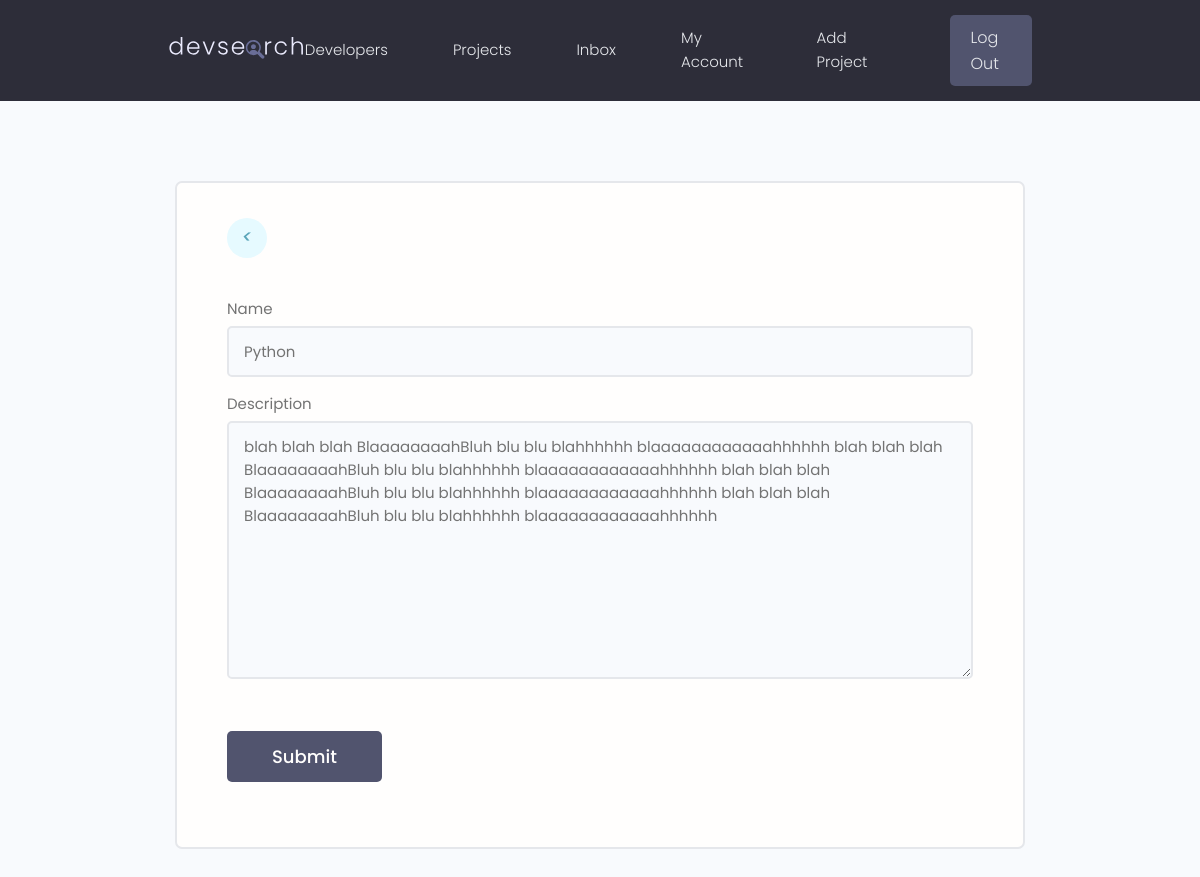
Screenshot of /update-skill/4a3e65b4-6710-48c2-a5e0-675ec0555f8a/?next=/account (signed in) with the database file from the repository.
### users/models.py (models this page shows, shortened)
class Skill(models.Model):
    owner = models.ForeignKey(Profile, on_delete=models.CASCADE, null=True, blank=True)
    name = models.CharField(max_length=200, blank=True, null=True)
    description = models.TextField(blank=True, null=True)
    created = models.DateTimeField(auto_now_add=True)
    id = models.UUIDField(
        default=uuid.uuid4, unique=True, primary_key=True, editable=False
    )

### users/views.py (the view)
# urls.py: path("update-skill/<str:pk>/", views.updateSkill, name="update-skill"),
@login_required(login_url="login")
def updateSkill(requests, pk):
    profile = requests.user.profile
    skillObj = profile.skill_set.get(id=pk)
    form = SkillForm(instance=skillObj)
    if requests.method == "POST":
        form = SkillForm(requests.POST, instance=skillObj)
        if form.is_valid():
            form.save()
            messages.success(requests, "Skill was updated!")
            return redirect("userAccount")
    context = {"form": form}
    return render(requests, "users/skill_form.html", context)

### users/forms.py
class SkillForm(ModelForm):
    class Meta:
        model = Skill
        fields = "__all__"
        exclude = [
            "owner",
            "created",
            "id",
        ]
    def __init__(self, *args: any, **kwargs: any) -> None:
        super(SkillForm, self).__init__(*args, **kwargs)
        for name, field in self.fields.items():
            field.widget.attrs.update({"class": "input"})

### users/templates/users/skill_form.html (shortened to what this page needs)
{% extends 'main.html' %}
{% block content %}
<main class="formPage my-xl">
    <div class="content-box">
        <div class="formWrapper">
            <a class="backButton" href="{{request.GET.next}}"><i class="im im-angle-left"> < </i></a>
            <br>
            <form class="form" method="POST" action="" enctype="multipart/form-data">
                {% for field in form %}
                <div class="form__field">
                    <label for="formInput#text">{{field.label}}</label>
                    {{field}}
                </div>
                {% endfor %}
                <input class="btn btn--sub btn--lg  my-md" type="submit" value="Submit" />
            </form>
        </div>
    </div>
</main>
{% endblock %}

### static/styles/app.css (style rules this page uses)
:root { --color-sub: #2d2d39; }
.btn--sub { background-color: var(--color-sub-light); }
.content-box { width: 95%; max-width: 85rem; margin: 0 auto; }
.backButton { background: var(--color-main-light); color: var(--color-main); width: 4rem; height: 4rem; display: flex; align-items: center; justify-content: center; border-radius: 50%; }
.backButton i { font-size: 1.8rem; }
.formPage .formWrapper { list-style: none; background: var(--color-white); padding: 3.5rem 5rem; border: 2px solid var(--color-light); border-radius: 0.7rem; }

### static/uikit/styles/modules/_variables.css (style rules this page uses)
:root { --color-main: #5aa5b9; --color-main-light: #e6faff; --color-sub: #3f4156; --color-sub-light: #51546e; --color-sub-lighter: #ededfd; --color-text: #737373; --color-gray: #8b8b8b; --color-light: #e5e7eb; --color-light-gray: #767676; --color-bg: #f8fafd; --color-white: #fffefd; --color-white-light: #f3f3f3; --color-success: #359e64; --color-success-bg: #def8e8; --color-error: #fc4b0b; --color-error-bg: #fff2ee; --font-base: 'Poppins', arial, helvetica, 'Segoe UI', roboto, ubuntu, sans-serif; --font-monospace: 'Fira Code', 'Courier New', courier, monospace; --font-regular: 300; --font-medium: 500; --font-bold: 700; --generic-shadow: 1px 1px 5px #00000010; --generic-transition: all 0.3s ease-in-out; }

### static/uikit/styles/modules/_base.css (style rules this page uses)
* { margin: 0; padding: 0; box-sizing: border-box; text-rendering: optimizeLegibility; color: inherit; font-size: inherit; }
html { font-size: 50%; }
@media only screen and (min-width: 480px) { html { font-size: 56.25%; } }
@media only screen and (min-width: 1200px) { html { font-size: 62.5%; } }
body { line-height: 1.6; font-weight: 400; font-size: 1.5rem; color: var(--color-text); background-color: var(--color-bg); min-height: 100vh; }

### static/uikit/styles/modules/_typography.css (style rules this page uses)
* { font-family: var(--font-base); }
a { padding-bottom: 2px; text-decoration: none; display: inline-block; color: var(--color-main); font-weight: var(--font-medium); }

### static/uikit/styles/modules/_utilities.css (style rules this page uses)
.my-md { margin: 3rem auto; }
.my-xl { margin: 8rem auto; }

### static/uikit/styles/modules/_button.css (style rules this page uses)
.btn { display: inline-block; position: relative; cursor: pointer; background-color: var(--color-light); font-weight: var(--font-medium); color: var(--color-sub); text-decoration: none; padding: 1rem 2rem; border-radius: 0.5rem; border: none; width: -webkit-fit-content; width: -moz-fit-content; width: fit-content; height: -webkit-fit-content; height: -moz-fit-content; height: fit-content; font-size: 1.6rem; outline-width: 0; outline-color: transparent; -webkit-backface-visibility: hidden; backface-visibility: hidden; transition: all 0.3s ease-in-out; }
.btn--sub { background-color: var(--color-sub); color: var(--color-white); }
.btn--lg { font-size: 1.8rem; padding: 1.2rem 4.5rem; }

### static/uikit/styles/modules/_form.css (style rules this page uses)
.form { display: block; }
.form__field { margin-top: 1.5rem; margin-bottom: 1.5rem; }
.form__label, .form__field > label { display: block; margin-bottom: 0.5rem; color: var(--color-text); }
input.input[type='text'], input.input[type='email'], input.input[type='password'], input.input[type='number'], textarea.input { min-width: 24rem; width: 100%; padding: 1.2rem 1.5rem; border-radius: 0.5rem; border: 2px solid var(--color-light); transition: all 0.3s ease-in-out; background-color: var(--color-bg); }

### rows the page displays
Skill: form "Python" "blah blah blah BlaaaaaaaahBluh blu blu blahhhhhh blaaaaaaaaaaaahhhhhh blah blah blah BlaaaaaaaahBluh blu blu blahhhhhh blaaaaaaaaaaaahhhhhh blah blah blah BlaaaaaaaahBluh blu blu blahhhhhh blaaaaaaaaaaaahhhhhh blah blah blah BlaaaaaaaahBluh blu blu blahhhhhh blaaaaaaaaaaaahhhhhh"

### other values shown
{{ field.label }} "Name" "Description"
